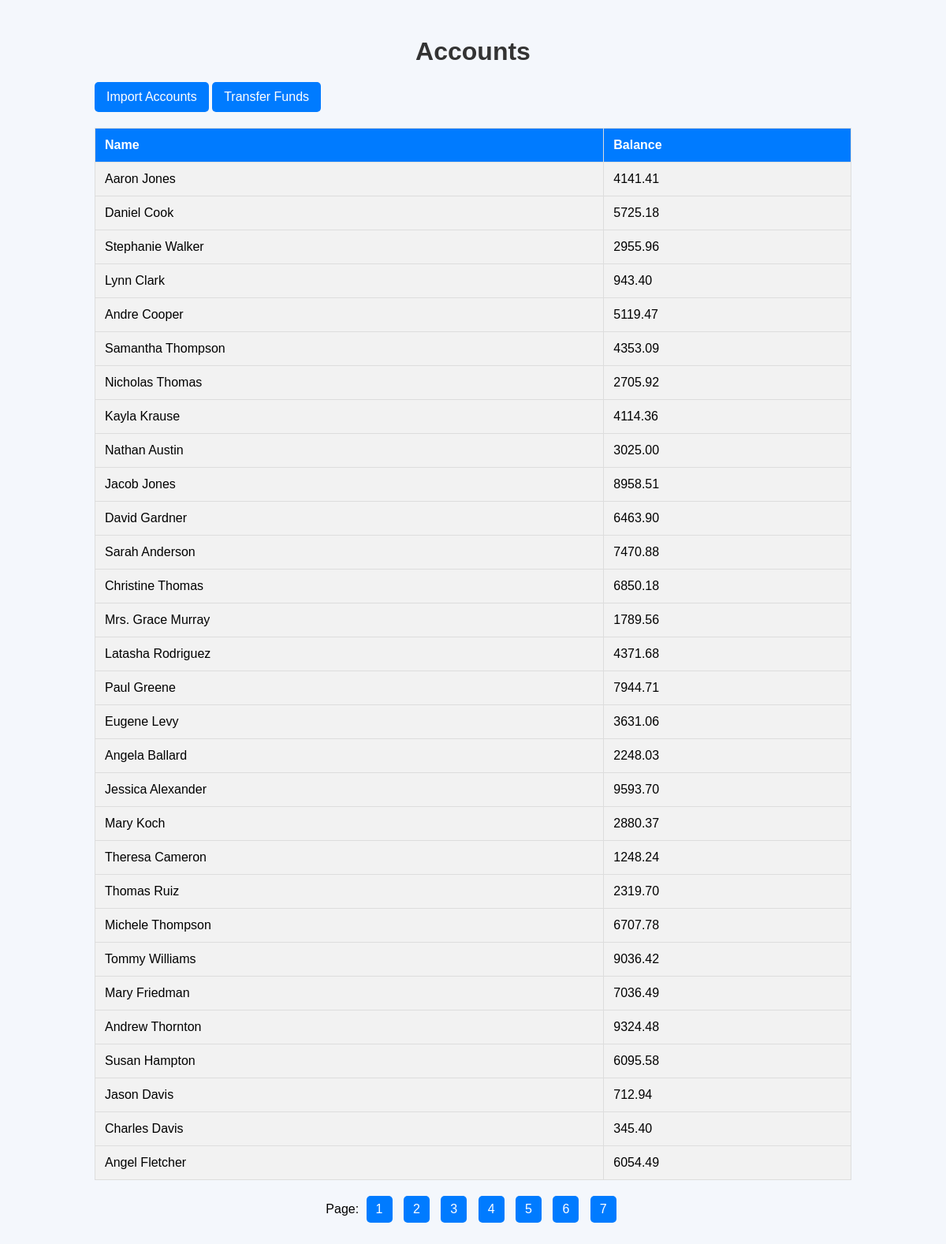
Page /accounts/?page=3 on the committed database.
### account/models.py (models this page shows, shortened)
class Account(models.Model):
    id = models.UUIDField(primary_key=True, default=uuid.uuid4, editable=False, db_index=True)
    name = models.CharField(max_length=200)
    balance = models.DecimalField(max_digits=10, decimal_places=2)

### account/views.py (the view)
# urls.py: path('accounts/', views.list_accounts, name='list_accounts'),
def list_accounts(request):
    accounts = Account.objects.all()
    custom_range, paginated_accounts = paginate(request, accounts)
    context = {'accounts': paginated_accounts, 'custom_range': custom_range}
    return render(request, 'account/list_accounts.html', context)

### account/utils.py (called while the page is built)
def paginate(request, query):
    page = request.GET.get('page')
    result = 30
    paginator = Paginator(query, result)
    try:
        query = paginator.page(page)
    except PageNotAnInteger:
        page = 1
        query = paginator.page(page)
    except EmptyPage:
        page = paginator.num_pages
        query = paginator.page(page)
    leftIndex = (int(page) - 4)
    if leftIndex < 1:
        leftIndex = 1
    rightIndex = (int(page) + 5)
    if rightIndex > paginator.num_pages:
        rightIndex = paginator.num_pages + 1
    custom_range = range(leftIndex, rightIndex)
    return custom_range, query

### account/templates/account/list_accounts.html (shortened to what this page needs)
<!DOCTYPE html>
<html lang="en">
<head>
    {% load static %}
    <link rel="stylesheet" href="{% static 'css/styles.css' %}">
</head>
<body>
    <div class="container">
        <h2 class="accounts-heading">Accounts</h2>
        <div class="import-link">
            <a href="{% url 'import_accounts' %}" class="btn-import">Import Accounts</a>
            <a href="{% url 'transfer_funds' %}" class="btn-transfer">Transfer Funds</a>
        </div>
        <table>
            <thead>
                <tr>
                    <th>Name</th>
                    <th>Balance</th>
                </tr>
            </thead>
            <tbody>
                {% for account in accounts %}
                <tr>
                    <td>{{ account.name }}</td>
                    <td>{{ account.balance }}</td>
                </tr>
                {% endfor %}
            </tbody>
        </table>
        <div class="pagination">
            <span>Page:</span>
            {% for i in custom_range %}
                <a href="?page={{ i }}" {% if i == request.GET.page|default:1 %}class="active"{% endif %}>{{ i }}</a>
            {% endfor %}
        </div>
    </div>
</body>
</html>

### static/css/styles.css (style rules this page uses)
body { font-family: Arial, sans-serif; background-color: #f4f7fc; margin: 0; padding: 0; display: flex; justify-content: center; align-items: flex-start; height: 100vh; }
.container { width: 80%; max-width: 1200px; margin: 20px auto; }
.accounts-heading { text-align: center; font-size: 2em; color: #333; margin-bottom: 20px; }
.btn-import, .btn-transfer { display: inline-block; text-decoration: none; color: white; background-color: #007BFF; padding: 10px 15px; border-radius: 5px; transition: background-color 0.3s; }
table { margin: 20px auto; border-collapse: collapse; width: 100%; }
th, td { border: 1px solid #ddd; text-align: left; padding: 12px; }
th { background-color: #007BFF; color: white; }
td { background-color: #f2f2f2; }
.pagination { margin-top: 20px; margin-bottom: 40px; text-align: center; }
.pagination a { display: inline-block; margin: 0 5px; padding: 8px 12px; background-color: #007BFF; color: white; text-decoration: none; border-radius: 5px; transition: background-color 0.3s; }

### rows in the picture
Account: name "Aaron Jones", balance "4141.41"
Account: name "Daniel Cook", balance "5725.18"
Account: name "Stephanie Walker", balance "2955.96"
Account: name "Lynn Clark", balance "943.40"
Account: name "Andre Cooper", balance "5119.47"
Account: name "Samantha Thompson", balance "4353.09"
Account: name "Nicholas Thomas", balance "2705.92"
Account: name "Kayla Krause", balance "4114.36"
Account: name "Nathan Austin", balance "3025.00"
Account: name "Jacob Jones", balance "8958.51"
Account: name "David Gardner", balance "6463.90"
Account: name "Sarah Anderson", balance "7470.88"
Account: name "Christine Thomas", balance "6850.18"
Account: name "Mrs. Grace Murray", balance "1789.56"
Account: name "Latasha Rodriguez", balance "4371.68"
Account: name "Paul Greene", balance "7944.71"
Account: name "Eugene Levy", balance "3631.06"
Account: name "Angela Ballard", balance "2248.03"
Account: name "Jessica Alexander", balance "9593.70"
Account: name "Mary Koch", balance "2880.37"
Account: name "Theresa Cameron", balance "1248.24"
Account: name "Thomas Ruiz", balance "2319.70"
Account: name "Michele Thompson", balance "6707.78"
Account: name "Tommy Williams", balance "9036.42"
Account: name "Mary Friedman", balance "7036.49"
Account: name "Andrew Thornton", balance "9324.48"
Account: name "Susan Hampton", balance "6095.58"
Account: name "Jason Davis", balance "712.94"
Account: name "Charles Davis", balance "345.40"
Account: name "Angel Fletcher", balance "6054.49"

### other values in the picture
{{ i }} "1" "2" "3" "4" "5" "6" "7"
